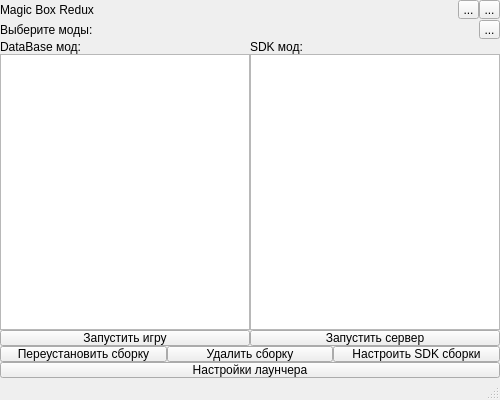
<?xml version="1.0" encoding="UTF-8"?>
<ui version="4.0">
 <class>MainWindow</class>
 <widget class="QMainWindow" name="MainWindow">
  <property name="geometry">
   <rect>
    <x>0</x>
    <y>0</y>
    <width>500</width>
    <height>400</height>
   </rect>
  </property>
  <property name="windowTitle">
   <string>MainWindow</string>
  </property>
  <property name="styleSheet">
   <string notr="true">border-collapse: collapse;
padding: 0;
margin: 0;</string>
  </property>
  <widget class="QWidget" name="centralwidget">
   <layout class="QVBoxLayout" name="verticalLayout">
    <property name="spacing">
     <number>0</number>
    </property>
    <property name="leftMargin">
     <number>0</number>
    </property>
    <property name="topMargin">
     <number>0</number>
    </property>
    <property name="rightMargin">
     <number>0</number>
    </property>
    <property name="bottomMargin">
     <number>0</number>
    </property>
    <item>
     <layout class="QHBoxLayout" name="horizontalLayout">
      <item>
       <widget class="QLabel" name="label_2">
        <property name="sizePolicy">
         <sizepolicy hsizetype="Maximum" vsizetype="Maximum">
          <horstretch>0</horstretch>
          <verstretch>0</verstretch>
         </sizepolicy>
        </property>
        <property name="text">
         <string>Magic Box Redux</string>
        </property>
       </widget>
      </item>
      <item>
       <spacer name="horizontalSpacer">
        <property name="orientation">
         <enum>Qt::Horizontal</enum>
        </property>
        <property name="sizeHint" stdset="0">
         <size>
          <width>40</width>
          <height>20</height>
         </size>
        </property>
       </spacer>
      </item>
      <item>
       <widget class="QToolButton" name="toolButton">
        <property name="text">
         <string>...</string>
        </property>
       </widget>
      </item>
      <item>
       <widget class="QToolButton" name="toolButton_2">
        <property name="text">
         <string>...</string>
        </property>
       </widget>
      </item>
     </layout>
    </item>
    <item>
     <layout class="QHBoxLayout" name="horizontalLayout_4">
      <item>
       <widget class="QLabel" name="label">
        <property name="text">
         <string>Выберите моды:</string>
        </property>
       </widget>
      </item>
      <item>
       <spacer name="horizontalSpacer_2">
        <property name="orientation">
         <enum>Qt::Horizontal</enum>
        </property>
        <property name="sizeHint" stdset="0">
         <size>
          <width>40</width>
          <height>20</height>
         </size>
        </property>
       </spacer>
      </item>
      <item>
       <widget class="QToolButton" name="toolButton_download">
        <property name="text">
         <string>...</string>
        </property>
       </widget>
      </item>
     </layout>
    </item>
    <item>
     <layout class="QVBoxLayout" name="verticalLayout_2">
      <item>
       <layout class="QHBoxLayout" name="horizontalLayout_3">
        <item>
         <layout class="QVBoxLayout" name="verticalLayout_3">
          <item>
           <widget class="QLabel" name="label_3">
            <property name="text">
             <string>DataBase мод:</string>
            </property>
           </widget>
          </item>
          <item>
           <widget class="QListWidget" name="db_listWidget"/>
          </item>
         </layout>
        </item>
        <item>
         <layout class="QVBoxLayout" name="verticalLayout_4">
          <item>
           <widget class="QLabel" name="label_4">
            <property name="text">
             <string>SDK мод:</string>
            </property>
           </widget>
          </item>
          <item>
           <widget class="QListWidget" name="sdk_listWidget"/>
          </item>
         </layout>
        </item>
       </layout>
      </item>
     </layout>
    </item>
    <item>
     <layout class="QHBoxLayout" name="horizontalLayout_2">
      <item>
       <widget class="QPushButton" name="pushButton_start">
        <property name="text">
         <string>Запустить игру</string>
        </property>
       </widget>
      </item>
      <item>
       <widget class="QPushButton" name="pushButton_server">
        <property name="text">
         <string>Запустить сервер</string>
        </property>
       </widget>
      </item>
     </layout>
    </item>
    <item>
     <layout class="QHBoxLayout" name="horizontalLayout_5">
      <item>
       <widget class="QPushButton" name="pushButton_reinstall_set">
        <property name="text">
         <string>Переустановить сборку</string>
        </property>
       </widget>
      </item>
      <item>
       <widget class="QPushButton" name="pushButton_delete_set">
        <property name="text">
         <string>Удалить сборку</string>
        </property>
       </widget>
      </item>
      <item>
       <widget class="QPushButton" name="pushButton_config_set">
        <property name="text">
         <string>Настроить SDK сборки</string>
        </property>
       </widget>
      </item>
     </layout>
    </item>
    <item>
     <layout class="QHBoxLayout" name="horizontalLayout_6">
      <item>
       <widget class="QPushButton" name="pushButton_settings">
        <property name="text">
         <string>Настройки лаунчера</string>
        </property>
       </widget>
      </item>
     </layout>
    </item>
   </layout>
  </widget>
  <widget class="QMenuBar" name="menubar">
   <property name="geometry">
    <rect>
     <x>0</x>
     <y>0</y>
     <width>500</width>
     <height>24</height>
    </rect>
   </property>
  </widget>
  <widget class="QStatusBar" name="statusbar"/>
 </widget>
 <resources/>
 <connections/>
</ui>
